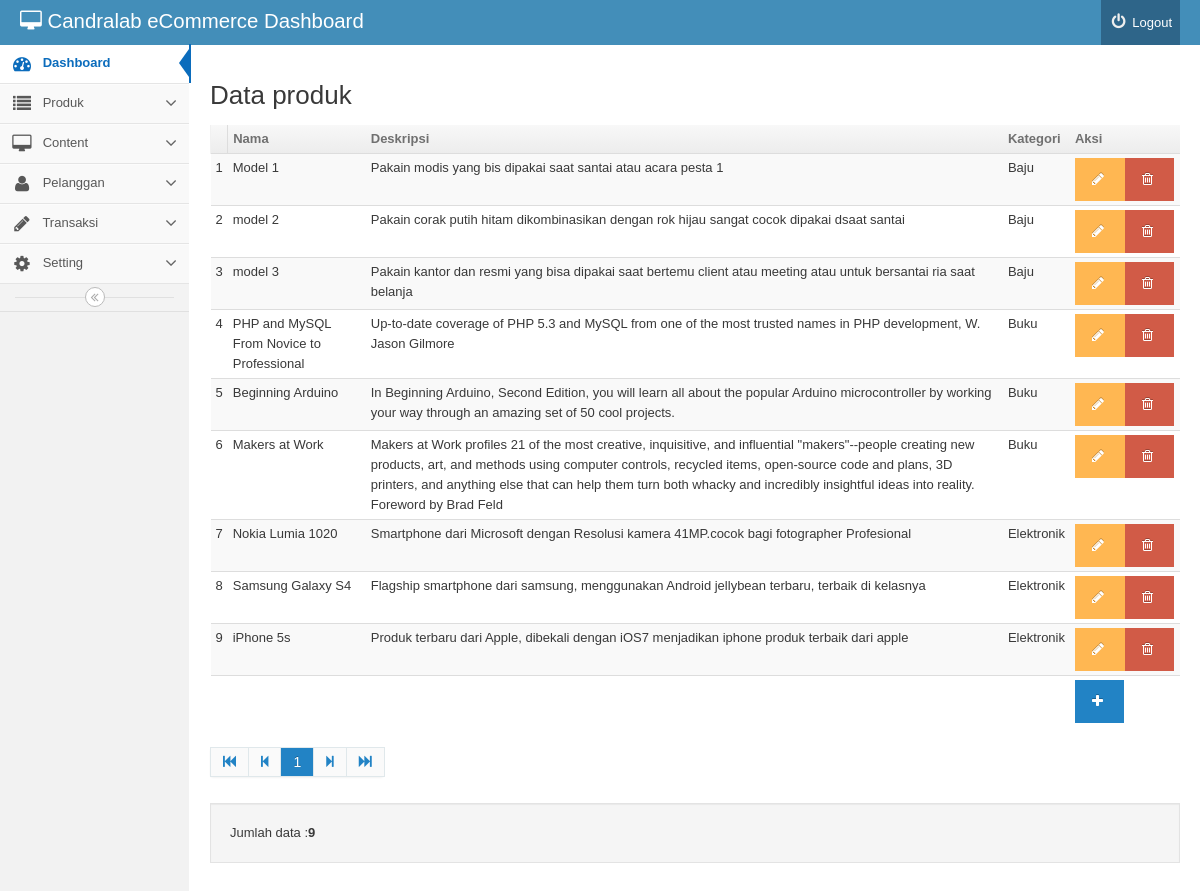
Page /backend/index.php?mod=produk&pg=produk_view (signed in) on the committed database.
### tables this page shows
CREATE TABLE `produk` (
  `idproduk` int(10) NOT NULL,
  `nama_produk` varchar(200) NOT NULL,
  `idkategori` int(255) NOT NULL,
  `deskripsi` text,
  `foto` varchar(50) DEFAULT NULL
);

CREATE TABLE `kategori` (
  `idkategori` int(11) NOT NULL,
  `nama_kategori` varchar(40) NOT NULL
);

### backend/produk/produk_view.php (the view, shortened to what this page needs)
<div>
	<h2 id="headings"> Data produk</h2>
	<table  class="table table-striped table-condensed">
		<thead>
			<th><td><b>Nama </b></td><td><b>Deskripsi</b></td><td><b>Kategori</b></td><td style='min-width: 100px'><b>Aksi</b></td></th>
		</thead>
		<tbody>
<?php
$batas='10';
$halaman=$_GET['halaman'];
$posisi=null;
if(empty($halaman)){
$posisi=0;
}else{
$posisi=($halaman-1)* $batas;
}
$query="SELECT produk.*, kategori.nama_kategori
 from produk,kategori
 where produk.idkategori=kategori.idkategori
 limit $posisi,$batas ";
$result=mysql_query($query) or die(mysql_error());
$no=1;
while($rows=mysql_fetch_object($result)){
			?>
			<tr>
				<td><?php echo $posisi+$no
				?></td>
				<td><?php echo $rows -> nama_produk; ?></td>
				<td><?php echo $rows ->deskripsi; ?></td>
			<td><?php echo $rows -> nama_kategori; ?></td>
				<td>
					<a href="index.php?mod=produk&pg=produk_form&id=<?= $rows -> idproduk; ?>"
				class='btn btn-warning'> <i class="icon-pencil"></i></a><a href="index.php?mod=produk&pg=produk_view&act=del&id=<?= $rows -> idproduk; ?>"
				onclick="return confirm('Yakin data akan dihapus?') ";
				class='btn btn-danger'> <i class="icon-trash"></i></a></td>
			</tr>
			<?php $no++;
				}
			?>
			<tr>
				<td colspan='4' ></td><td><a href="index.php?mod=produk&pg=produk_form"
				class='btn btn-primary'	><i class="icon-plus"></i></a></td>
			</tr>
		</tbody>
	</table>
	<?php
	$tampil2 = mysql_query("SELECT idproduk from produk");
	$jmldata = mysql_num_rows($tampil2);
?>
<div class='pagination'>
	<ul>
	</ul>
</div>
<div class='well'>Jumlah data :<strong><?= $jmldata; ?> </strong></div>
</div>

### rows in the picture
produk: no "1", nama_produk "Model 1", deskripsi "Pakain modis yang bis dipakai saat santai atau acara pesta 1", idkategori.nama_kategori "Baju"
produk: no "2", nama_produk "model 2", deskripsi "Pakain corak putih hitam dikombinasikan dengan rok hijau sangat cocok dipakai dsaat santai", idkategori.nama_kategori "Baju"
produk: no "3", nama_produk "model 3", deskripsi "Pakain kantor dan resmi yang bisa dipakai saat bertemu client atau meeting atau untuk bersantai ria saat belanja", idkategori.nama_kategori "Baju"
produk: no "4", nama_produk "PHP and MySQL From Novice to Professional", deskripsi "Up-to-date coverage of PHP 5.3 and MySQL from one of the most trusted names in PHP development, W. Jason Gilmore", idkategori.nama_kategori "Buku"
produk: no "5", nama_produk "Beginning Arduino", deskripsi "In Beginning Arduino, Second Edition, you will learn all about the popular Arduino microcontroller by working your way through an amazing set of 50 cool projects.", idkategori.nama_kategori "Buku"
produk: no "6", nama_produk "Makers at Work", deskripsi "Makers at Work profiles 21 of the most creative, inquisitive, and influential \"makers\"--people creating new products, art, and methods using computer controls, recycled items, open-source code and plans, 3D printers, and anything else that can help them turn both whacky and incredibly insightful ideas into reality. Foreword by Brad Feld", idkategori.nama_kategori "Buku"
produk: no "7", nama_produk "Nokia Lumia 1020", deskripsi "Smartphone dari Microsoft dengan Resolusi kamera 41MP.cocok bagi fotographer Profesional", idkategori.nama_kategori "Elektronik"
produk: no "8", nama_produk "Samsung Galaxy S4", deskripsi "Flagship smartphone dari samsung, menggunakan Android jellybean terbaru, terbaik di kelasnya", idkategori.nama_kategori "Elektronik"
produk: no "9", nama_produk "iPhone 5s", deskripsi "Produk terbaru dari Apple, dibekali dengan iOS7 menjadikan iphone produk terbaik dari apple", idkategori.nama_kategori "Elektronik"

### other values in the picture
$halaman "1"
$jmldata "9"
